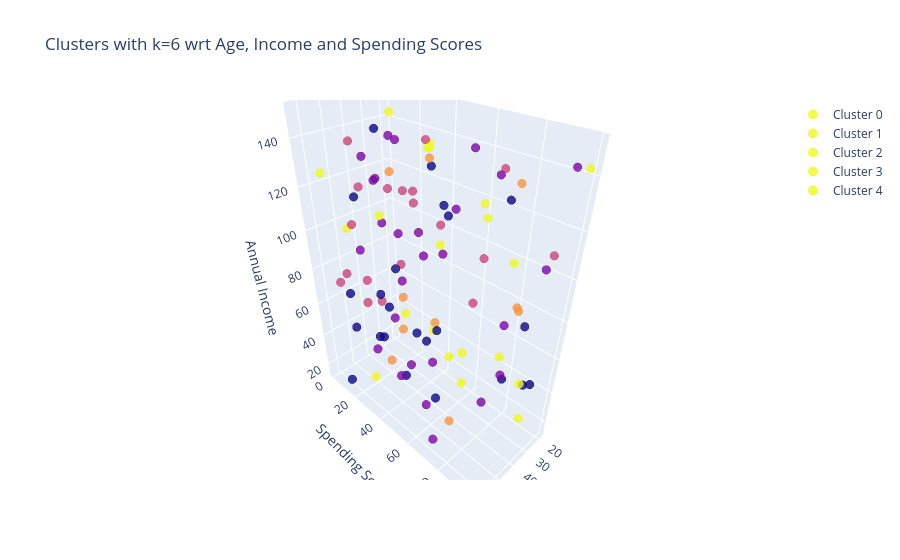

The code cell stored with this chart in its notebook:
### Code cell
import plotly as py
import plotly.graph_objs as go

def tracer(db, n, name):
    '''
    This function returns trace object for Plotly
    '''
    return go.Scatter3d(
        x = db[db['labels']==n]['Age'],
        y = db[db['labels']==n]['Spending Score (1-100)'],
        z = db[db['labels']==n]['Annual Income (k$)'],
        mode = 'markers',
        name = name,
        marker = dict(
            color = KM6_df['labels'],
            size = 5,
            line=dict(
            color= KM6_df['labels'],
            width= 12
        ),
        opacity=0.8
        )
     )

trace0 = tracer(KM6_df, 0, 'Cluster 0')
trace1 = tracer(KM6_df, 1, 'Cluster 1')
trace2 = tracer(KM6_df, 2, 'Cluster 2')
trace3 = tracer(KM6_df, 3, 'Cluster 3')
trace4 = tracer(KM6_df, 4, 'Cluster 4')
trace5 = tracer(KM6_df, 5, 'Cluster 5')

trace_data = [trace0, trace1, trace2, trace3, trace4, trace5]

layout = go.Layout(
    title = 'Clusters with k=6 wrt Age, Income and Spending Scores',
    scene = dict(
            xaxis = dict(title = 'Age'),
            yaxis = dict(title = 'Spending Score'),
            zaxis = dict(title = 'Annual Income')
        )
)

fig = go.Figure(data=trace_data, layout=layout)
py.offline.iplot(fig)

### Figure 1 — Plotly figure (JSON) as saved in the notebook; plotly's stock layout.template omitted (floating-point values rounded to 4 significant figures)
{"data": [{"marker": {"color": [4, 0, 4, 2, 3, 0, 3, 4, 4, 0, 2, 1, 0, 1, 1, 2, 1, 1, 2, 1, 1, 1, 0, 0, 0, 2, 4, 1, 1, 2, 1, 0, 4, 3, 1, 0, 3, 4, 3, 0, 3, 2, 3, 1, 1, 2, 0, 1, 4, 1, 1, 0, 3, 1, 2, 3, 4, 0, 4, 3, 3, 3, 4, 3, 4, 3, 2, 3, 4, 1, 3, 1, 2, 0, 2, 3, 1, 1, 4, 1, 4, 0, 3, 4, 0, 1, 1, 0, 1, 0, 4, 4, 0, 4, 4, 4, 2, 3, 1, 2], "line": {"color": [4, 0, 4, 2, 3, 0, 3, 4, 4, 0, 2, 1, 0, 1, 1, 2, 1, 1, 2, 1, 1, 1, 0, 0, 0, 2, 4, 1, 1, 2, 1, 0, 4, 3, 1, 0, 3, 4, 3, 0, 3, 2, 3, 1, 1, 2, 0, 1, 4, 1, 1, 0, 3, 1, 2, 3, 4, 0, 4, 3, 3, 3, 4, 3, 4, 3, 2, 3, 4, 1, 3, 1, 2, 0, 2, 3, 1, 1, 4, 1, 4, 0, 3, 4, 0, 1, 1, 0, 1, 0, 4, 4, 0, 4, 4, 4, 2, 3, 1, 2], "width": 12}, "opacity": 0.8, "size": 5}, "mode": "markers", "name": "Cluster 0", "type": "scatter3d", "x": [46, 38, 28, 53, 19, 38, 50, 45, 61, 38, 26, 64, 31, 31, 33, 64, 42, 58, 62], "y": [1, 89, 94, 7, 32, 9, 99, 54, 72, 99, 66, 41, 48, 8, 64, 61, 4, 64, 44], "z": [95, 55, 26, 76, 41, 29, 104, 146, 85, 59, 98, 143, 117, 95, 144, 137, 83, 112, 84]}, {"marker": {"color": [4, 0, 4, 2, 3, 0, 3, 4, 4, 0, 2, 1, 0, 1, 1, 2, 1, 1, 2, 1, 1, 1, 0, 0, 0, 2, 4, 1, 1, 2, 1, 0, 4, 3, 1, 0, 3, 4, 3, 0, 3, 2, 3, 1, 1, 2, 0, 1, 4, 1, 1, 0, 3, 1, 2, 3, 4, 0, 4, 3, 3, 3, 4, 3, 4, 3, 2, 3, 4, 1, 3, 1, 2, 0, 2, 3, 1, 1, 4, 1, 4, 0, 3, 4, 0, 1, 1, 0, 1, 0, 4, 4, 0, 4, 4, 4, 2, 3, 1, 2], "line": {"color": [4, 0, 4, 2, 3, 0, 3, 4, 4, 0, 2, 1, 0, 1, 1, 2, 1, 1, 2, 1, 1, 1, 0, 0, 0, 2, 4, 1, 1, 2, 1, 0, 4, 3, 1, 0, 3, 4, 3, 0, 3, 2, 3, 1, 1, 2, 0, 1, 4, 1, 1, 0, 3, 1, 2, 3, 4, 0, 4, 3, 3, 3, 4, 3, 4, 3, 2, 3, 4, 1, 3, 1, 2, 0, 2, 3, 1, 1, 4, 1, 4, 0, 3, 4, 0, 1, 1, 0, 1, 0, 4, 4, 0, 4, 4, 4, 2, 3, 1, 2], "width": 12}, "opacity": 0.8, "size": 5}, "mode": "markers", "name": "Cluster 1", "type": "scatter3d", "x": [41, 57, 41, 39, 19, 61, 47, 55, 61, 42, 59, 64, 21, 42, 43, 37, 45, 61, 61, 27, 25, 31, 57, 41, 43, 62, 18], "y": [99, 16, 90, 2, 1, 12, 69, 37, 80, 3, 24, 75, 93, 18, 54, 80, 61, 68, 30, 51, 98, 21, 97, 48, 19, 35, 99], "z": [62, 51, 113, 49, 115, 15, 19, 117, 77, 110, 110, 27, 42, 122, 44, 142, 106, 41, 145, 115, 144, 68, 143, 52, 38, 130, 142]}, {"marker": {"color": [4, 0, 4, 2, 3, 0, 3, 4, 4, 0, 2, 1, 0, 1, 1, 2, 1, 1, 2, 1, 1, 1, 0, 0, 0, 2, 4, 1, 1, 2, 1, 0, 4, 3, 1, 0, 3, 4, 3, 0, 3, 2, 3, 1, 1, 2, 0, 1, 4, 1, 1, 0, 3, 1, 2, 3, 4, 0, 4, 3, 3, 3, 4, 3, 4, 3, 2, 3, 4, 1, 3, 1, 2, 0, 2, 3, 1, 1, 4, 1, 4, 0, 3, 4, 0, 1, 1, 0, 1, 0, 4, 4, 0, 4, 4, 4, 2, 3, 1, 2], "line": {"color": [4, 0, 4, 2, 3, 0, 3, 4, 4, 0, 2, 1, 0, 1, 1, 2, 1, 1, 2, 1, 1, 1, 0, 0, 0, 2, 4, 1, 1, 2, 1, 0, 4, 3, 1, 0, 3, 4, 3, 0, 3, 2, 3, 1, 1, 2, 0, 1, 4, 1, 1, 0, 3, 1, 2, 3, 4, 0, 4, 3, 3, 3, 4, 3, 4, 3, 2, 3, 4, 1, 3, 1, 2, 0, 2, 3, 1, 1, 4, 1, 4, 0, 3, 4, 0, 1, 1, 0, 1, 0, 4, 4, 0, 4, 4, 4, 2, 3, 1, 2], "width": 12}, "opacity": 0.8, "size": 5}, "mode": "markers", "name": "Cluster 2", "type": "scatter3d", "x": [60, 28, 20, 41, 29, 44, 56, 31, 25, 46, 53, 48, 26, 61], "y": [92, 42, 60, 48, 19, 20, 99, 82, 33, 59, 54, 27, 46, 37], "z": [137, 47, 118, 145, 56, 66, 148, 58, 135, 26, 127, 127, 110, 53]}, {"marker": {"color": [4, 0, 4, 2, 3, 0, 3, 4, 4, 0, 2, 1, 0, 1, 1, 2, 1, 1, 2, 1, 1, 1, 0, 0, 0, 2, 4, 1, 1, 2, 1, 0, 4, 3, 1, 0, 3, 4, 3, 0, 3, 2, 3, 1, 1, 2, 0, 1, 4, 1, 1, 0, 3, 1, 2, 3, 4, 0, 4, 3, 3, 3, 4, 3, 4, 3, 2, 3, 4, 1, 3, 1, 2, 0, 2, 3, 1, 1, 4, 1, 4, 0, 3, 4, 0, 1, 1, 0, 1, 0, 4, 4, 0, 4, 4, 4, 2, 3, 1, 2], "line": {"color": [4, 0, 4, 2, 3, 0, 3, 4, 4, 0, 2, 1, 0, 1, 1, 2, 1, 1, 2, 1, 1, 1, 0, 0, 0, 2, 4, 1, 1, 2, 1, 0, 4, 3, 1, 0, 3, 4, 3, 0, 3, 2, 3, 1, 1, 2, 0, 1, 4, 1, 1, 0, 3, 1, 2, 3, 4, 0, 4, 3, 3, 3, 4, 3, 4, 3, 2, 3, 4, 1, 3, 1, 2, 0, 2, 3, 1, 1, 4, 1, 4, 0, 3, 4, 0, 1, 1, 0, 1, 0, 4, 4, 0, 4, 4, 4, 2, 3, 1, 2], "width": 12}, "opacity": 0.8, "size": 5}, "mode": "markers", "name": "Cluster 3", "type": "scatter3d", "x": [25, 56, 32, 20, 24, 26, 35, 24, 64, 53, 57, 21, 23, 21, 35, 51, 32, 62, 41], "y": [57, 50, 24, 36, 84, 89, 25, 33, 14, 8, 7, 67, 33, 76, 86, 38, 27, 97, 6], "z": [19, 42, 50, 100, 80, 76, 42, 135, 130, 65, 73, 132, 127, 66, 53, 127, 16, 67, 66]}, {"marker": {"color": [4, 0, 4, 2, 3, 0, 3, 4, 4, 0, 2, 1, 0, 1, 1, 2, 1, 1, 2, 1, 1, 1, 0, 0, 0, 2, 4, 1, 1, 2, 1, 0, 4, 3, 1, 0, 3, 4, 3, 0, 3, 2, 3, 1, 1, 2, 0, 1, 4, 1, 1, 0, 3, 1, 2, 3, 4, 0, 4, 3, 3, 3, 4, 3, 4, 3, 2, 3, 4, 1, 3, 1, 2, 0, 2, 3, 1, 1, 4, 1, 4, 0, 3, 4, 0, 1, 1, 0, 1, 0, 4, 4, 0, 4, 4, 4, 2, 3, 1, 2], "line": {"color": [4, 0, 4, 2, 3, 0, 3, 4, 4, 0, 2, 1, 0, 1, 1, 2, 1, 1, 2, 1, 1, 1, 0, 0, 0, 2, 4, 1, 1, 2, 1, 0, 4, 3, 1, 0, 3, 4, 3, 0, 3, 2, 3, 1, 1, 2, 0, 1, 4, 1, 1, 0, 3, 1, 2, 3, 4, 0, 4, 3, 3, 3, 4, 3, 4, 3, 2, 3, 4, 1, 3, 1, 2, 0, 2, 3, 1, 1, 4, 1, 4, 0, 3, 4, 0, 1, 1, 0, 1, 0, 4, 4, 0, 4, 4, 4, 2, 3, 1, 2], "width": 12}, "opacity": 0.8, "size": 5}, "mode": "markers", "name": "Cluster 4", "type": "scatter3d", "x": [56, 32, 36, 40, 39, 33, 54, 19, 52, 34, 19, 59, 43, 40, 38, 35, 46, 32, 18, 42, 24], "y": [82, 11, 23, 31, 48, 33, 38, 35, 21, 20, 17, 48, 22, 30, 28, 69, 49, 17, 92, 30, 93], "z": [77, 47, 149, 86, 138, 43, 42, 89, 17, 76, 110, 76, 144, 101, 140, 82, 111, 138, 107, 17, 104]}, {"marker": {"color": [4, 0, 4, 2, 3, 0, 3, 4, 4, 0, 2, 1, 0, 1, 1, 2, 1, 1, 2, 1, 1, 1, 0, 0, 0, 2, 4, 1, 1, 2, 1, 0, 4, 3, 1, 0, 3, 4, 3, 0, 3, 2, 3, 1, 1, 2, 0, 1, 4, 1, 1, 0, 3, 1, 2, 3, 4, 0, 4, 3, 3, 3, 4, 3, 4, 3, 2, 3, 4, 1, 3, 1, 2, 0, 2, 3, 1, 1, 4, 1, 4, 0, 3, 4, 0, 1, 1, 0, 1, 0, 4, 4, 0, 4, 4, 4, 2, 3, 1, 2], "line": {"color": [4, 0, 4, 2, 3, 0, 3, 4, 4, 0, 2, 1, 0, 1, 1, 2, 1, 1, 2, 1, 1, 1, 0, 0, 0, 2, 4, 1, 1, 2, 1, 0, 4, 3, 1, 0, 3, 4, 3, 0, 3, 2, 3, 1, 1, 2, 0, 1, 4, 1, 1, 0, 3, 1, 2, 3, 4, 0, 4, 3, 3, 3, 4, 3, 4, 3, 2, 3, 4, 1, 3, 1, 2, 0, 2, 3, 1, 1, 4, 1, 4, 0, 3, 4, 0, 1, 1, 0, 1, 0, 4, 4, 0, 4, 4, 4, 2, 3, 1, 2], "width": 12}, "opacity": 0.8, "size": 5}, "mode": "markers", "name": "Cluster 5", "type": "scatter3d", "x": [], "y": [], "z": []}], "layout": {"autosize": true, "scene": {"aspectmode": "auto", "aspectratio": {"x": 0.5442, "y": 1.159, "z": 1.585}, "xaxis": {"title": {"text": "Age"}, "type": "linear"}, "yaxis": {"title": {"text": "Spending Score"}, "type": "linear"}, "zaxis": {"title": {"text": "Annual Income"}, "type": "linear"}}, "title": {"text": "Clusters with k=6 wrt Age, Income and Spending Scores"}}}
